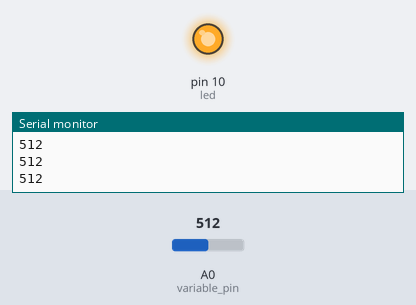
The sketch below on a simulated Arduino Uno, built with avr-gcc and run on an emulated ATmega328P. On the bench: output pins drawn as LEDs (lit = HIGH), the last lines printed to the serial monitor. The inputs (shaded band) are chosen by the test bench; at power-on: A0 (variable_pin) = 512.

Above: at 1.2 s.
1.3 s: A0 (variable_pin) set to 485
At 2.2 s:
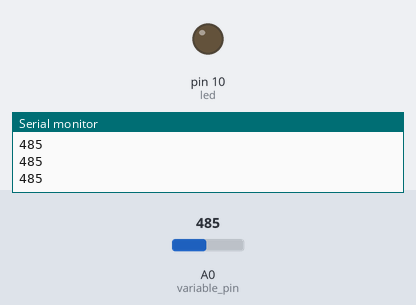
2.8 s: A0 (variable_pin) set to 510
At 3.4 s:
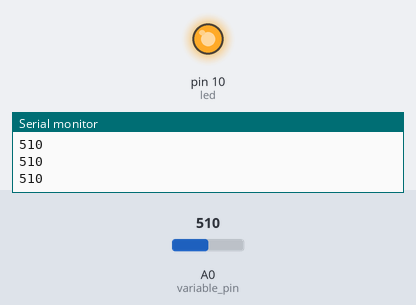
4.3 s: A0 (variable_pin) set to 490
At 5.7 s:
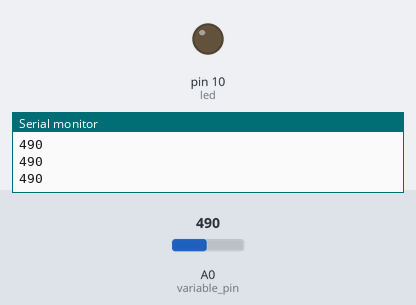
Timing chart, 0 to 7.3 s (numbered marks = the images above; inputs shaded):
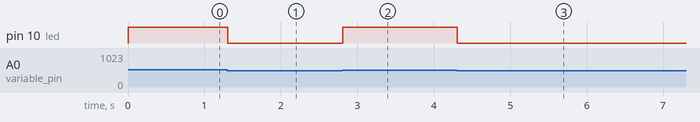

The sketch:

led_with_variableResistor.ino
```cpp
int variable_pin = A0;
int led = 10;
void setup() {
  // put your setup code here, to run once:
  pinMode(variable_pin, INPUT);
  pinMode(led, OUTPUT);

  Serial.begin(9600); //setting baud rate
}

void loop() {
  // put your main code here, to run repeatedly:
  int variable_resistor = analogRead(variable_pin);
  Serial.println(variable_resistor);

  //blink led if voltage is more than 500
  if(variable_resistor>500){
    digitalWrite(led, HIGH);
  }else{
    digitalWrite(led,LOW);
  }
}
```

Measured:
- the behaviour switches between 501 and 500 on A0 (variable_pin) (found by bisection; images 0 and 1)
- after the input at 1.3 s, pin 10 (led): HIGH → LOW at once
- after the input at 2.8 s, pin 10 (led): LOW → HIGH at once
- after the input at 4.3 s, pin 10 (led): HIGH → LOW at once
